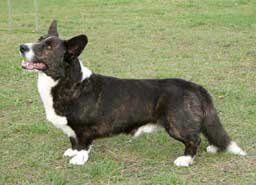
#> input picture assets/pomeranian.jpg, 256 x 185 px
$ jupyter execute imageanalysis.ipynb
#> lines starting #> are read from the running program, lines starting #| are printed output that depends on the picture
[cell 1]
from PIL import Image
import numpy as np
import networkx as nx

"""
CREATING THE PIXEL GRAPH AND DEFINING SIGNALS AS SIMILARITY TO ADJACENT NODES
"""

image_path = 'assets/pomeranian.jpg'
resized_image_path = 'assets/resized_pomeraniam.jpg'

# loading the image
image = Image.open(image_path).convert('L')
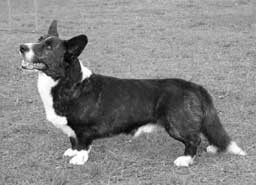
#> image: PIL image 256x185 L; min 1, max 255, mean 134.2
low_res_image = image.resize((50, 50))  # Resize to 128x128 pixels
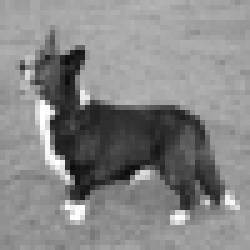
#> low_res_image: PIL image 50x50 L (shown 5 times larger); min 12, max 255, mean 134.2
low_res_image.save(resized_image_path)
print("image type:", image.format)
#| image type: None

# converting to array
data = np.asarray(low_res_image, dtype=np.int16)
print("array shape:", data.shape)
#| array shape: (50, 50)
print("Data", data)
#> (printed output is left out)


# creating a graph using pixel intensities
G = nx.Graph()

def absoluteDifference(curr, data, neighbor_id):
    return np.abs(curr - data[neighbor_id[0]][neighbor_id[1]])

for i in range(data.shape[0]):
    for j in range(data.shape[1]):
        curr = data[i][j]
        curr_id = (i, j)
        # up
        if i > 0:
            up_id = (i - 1, j)
            w = absoluteDifference(curr, data, up_id)
            G.add_edge(curr_id, up_id, weight=w)
        # down
        if i < data.shape[0] - 1:
            down_id = (i + 1, j)
            w = absoluteDifference(curr, data, down_id)
            G.add_edge(curr_id, down_id, weight=w)
        # left
        if j > 0:
            left_id = (i, j - 1)
            w = absoluteDifference(curr, data, left_id)
            G.add_edge(curr_id, left_id, weight=w)
        # right
        if j > data.shape[1] - 1:
            right_id = (i, j + 1)
            w = absoluteDifference(curr, data, right_id)
            G.add_edge(curr_id, right_id, weight=w)

[cell 2]
"""
CONSTRUCTING THE GRAPH LAPLACIAN AND COMPUTING EIGENVALUES/EIGENVECTORS
"""
import scipy.linalg as splin

# constructing the graph laplacian L = D - A
L = nx.linalg.normalized_laplacian_matrix(G)
L_dense = L.toarray()
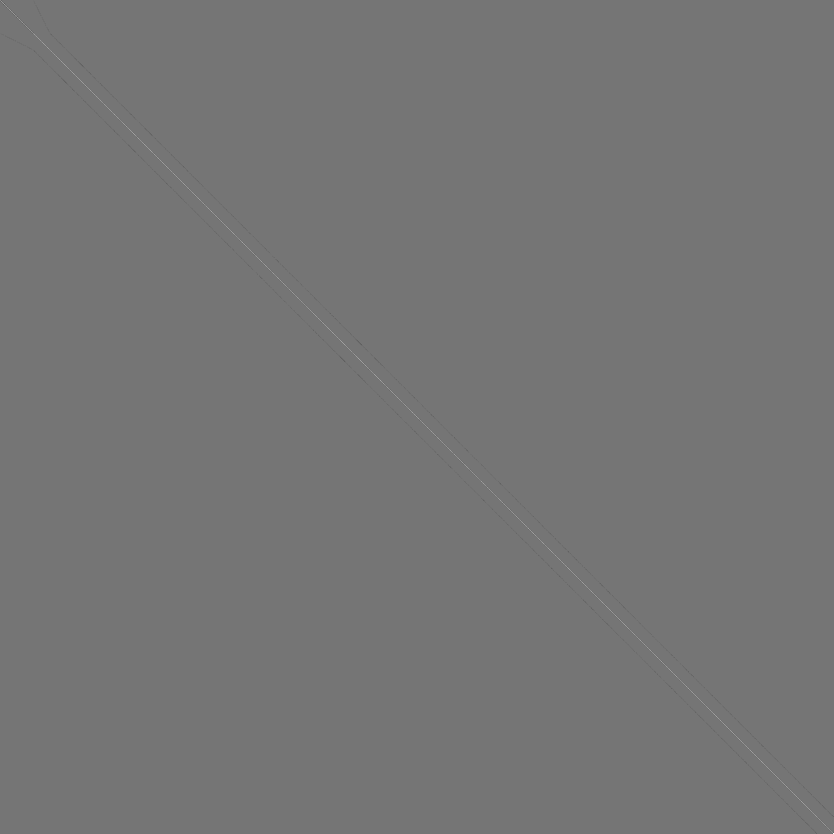
#> L_dense: shape (2500, 2500) float64 (shown at 1/3 size); min -0.859, max 1, mean 1.55e-05; drawn with min black and max white
ews, evs = splin.eigh(L_dense)
#> ews = 2500 values from 2.55e-16 to 2
print("Laplacian shape", L.shape)
#| Laplacian shape (2500, 2500)
print("Eigenvalues shape:", ews.shape)
#| Eigenvalues shape: (2500,)
print("Eigenvectors shape:", evs.shape)
#| Eigenvectors shape: (2500, 2500)

[cell 3]
"""
TRANSFORMING GRAPH SIGNALS INTO THE SPECTRAL DOMAIN
"""
X = data.flatten()
#> X = 2500 values, max 255 at index 1058, min 12 at index 1725, mean 134.2
print("eigenvector matrix:", evs.shape)
#| eigenvector matrix: (2500, 2500)
print("X:", X.shape)
#| X: (2500,)

X_spectral = evs.transpose().dot(X)
#> X_spectral = 2500 values, max 1026.9 at index 15, min -5725 at index 0, mean -6.25
print("X (spectral):", X_spectral.shape)
#| X (spectral): (2500,)

print(X_spectral)
#> (printed output is left out)

[cell 4]
"""
APPLYING A HIGH PASS GRAPH FILTER ONTO THE IMAGE AND INVERTING THE GFT
"""
tau = 0.005
H = np.diag(np.where(ews > tau, 1, 0))
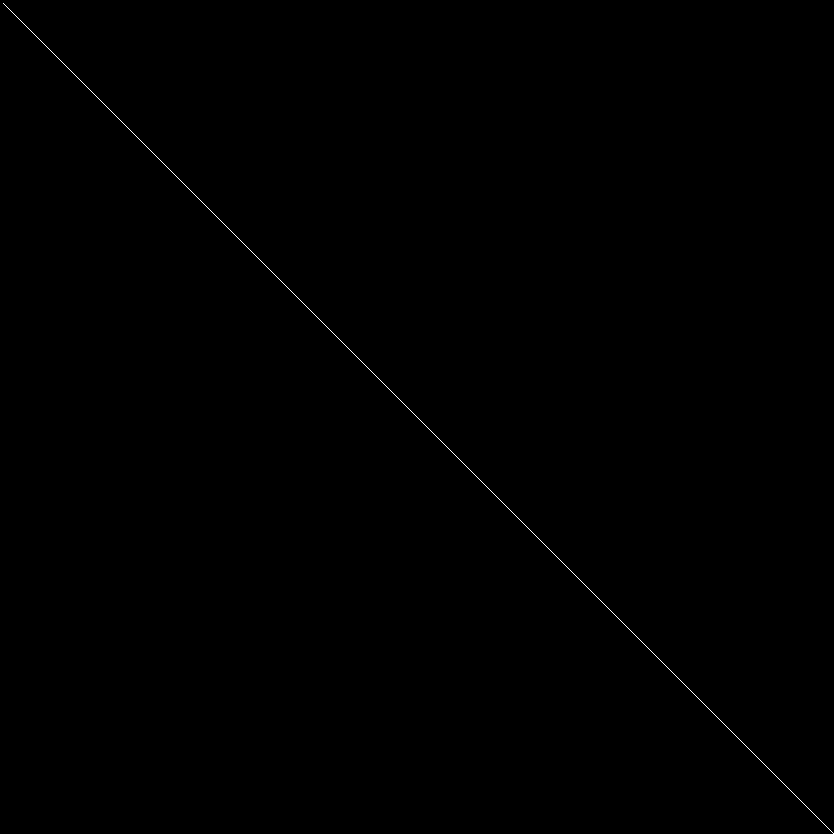
#> H: shape (2500, 2500) int64 (shown at 1/3 size); values 0 (black) and 1 (white), 0.04% white in thin lines or dots
X_filtered_spectral = H @ X_spectral
#> X_filtered_spectral = 2500 values, max 1026.9 at index 15, min -1039.6 at index 13, mean -1.56

# Transforming the filtered signal back to the spacial domain
X_filtered_spatial = evs @ X_filtered_spectral
#> X_filtered_spatial = 2500 values, max 189.9 at index 1108, min -298.8 at index 516, mean 21.64
filtered_image = X_filtered_spatial.reshape(data.shape)
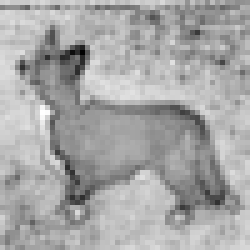
#> filtered_image: shape (50, 50) float64 (shown 5 times larger); min -298.8, max 189.9, mean 21.6; drawn with min black and max white

print("X (filtered-spatial):", X_filtered_spatial.shape)
#| X (filtered-spatial): (2500,)
print("Filtered Image):", filtered_image.shape)
#| Filtered Image): (50, 50)

[cell 5]
"""
SAVING THE FILTERED IMAGE
"""
filtered_image_pil = Image.fromarray(filtered_image.astype(np.uint8))  # convert to PIL image
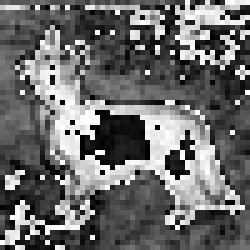
#> filtered_image_pil: PIL image 50x50 L (shown 5 times larger); min 0, max 255, mean 107.1
filtered_image_pil.save('assets/filtered_pomeranian.jpg')
